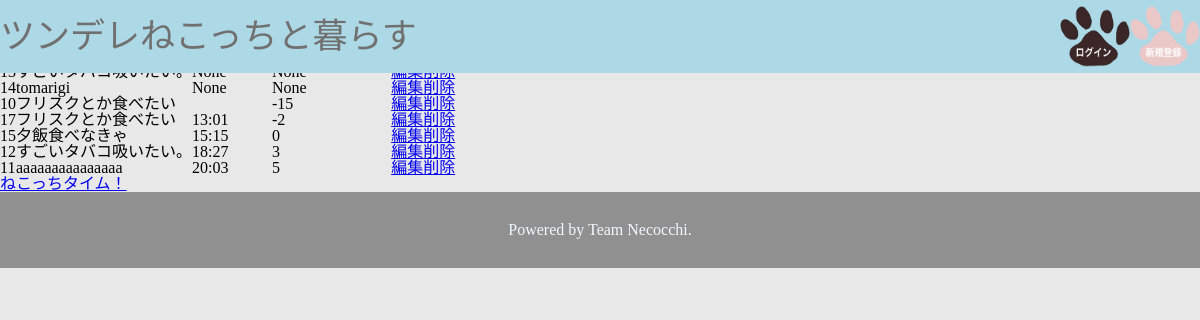
/list (signed in), run on the app's committed database.
### tables this page shows
CREATE TABLE "task" (
	"id"	INTEGER,
	"task"	TEXT,
	"time"	INTEGER,
	"user_id"	INTEGER,
	"now_time"	INTEGER,
	"left_time"	INTEGER,
	PRIMARY KEY("id" AUTOINCREMENT)
);

### necocchi.py (the view)
@app.route('/list')
def list():
    if 'user_id' in session:
        user_id = session['user_id']
        now = datetime.now()
        now_onlytime = now.strftime("%H:%M")
        conn = sqlite3.connect('necocchi.db')
        c = conn.cursor()
        c.execute("SELECT name from users where id = ?", (user_id,))
        user_name = c.fetchone()[0]
        c.execute("UPDATE task SET now_time = ?", (now_onlytime,))
        conn.commit()
        c.execute("UPDATE task SET left_time = time - now_time")
        conn.commit()
        c.execute(
            "SELECT id, task, time, left_time FROM task where user_id = ? ORDER BY time ASC", (user_id,))
        tasklist = []
        for row in c.fetchall():
            tasklist.append(
                {"id": row[0], "task": row[1], "time": row[2], "left_time": row[3]})
        c.close()
        return render_template('list.html', html_tasklist=tasklist, user_name=user_name)
    else:
        return redirect('/login')

### templates/list.html
<!DOCTYPE html>
{% extends 'base.html' %}
{% block content %}
<p>{{user_name}}さんこんにちは</p>
<table border ="1">
    <td>id</td>
    <td>やること</td>
    <td>いつまで？</td>
    <td>あとどれぐらい?</td>
{% for item in html_tasklist %}
<tr>
    <td>{{item["id"]}}</td>
    <td>{{item["task"]}}</td>
    <td>{{item["time"]}}</td>
    <td>{{item["left_time"]}}</td>
    <td><a href="/edit/{{item['id']}}">編集</a></td>
    <td><a href="/delete/{{item['id']}}">削除</a></td>
</tr>
{% endfor %}
<a href="/add">タスクの追加</a><br>
<a href="/logout">ログアウト</a>
</table>
<a href="/hearing">ねこっちタイム！</a>
{% endblock %}

### templates/base.html (shortened to what this page needs)
<!DOCTYPE html>
<html lang="en">
<head>
    <link rel="stylesheet" type="text/css" media="screen and ( min-width:769px )" href="../static/css/style-pc.css">
	<link rel="stylesheet" type="text/css" media="screen and ( max-width:768px )" href="../static/css/style-sp.css">
</head>
<body>
    <header>
        <div class="header">
            <p class="logo">ツンデレねこっちと暮らす</p>
            <a href="/login"><img src="../static/img/header_login.png" alt=""></a>
            <a href="/regist"><img src="../static/img/header_regist.png" alt=""></a>
        </div>
    </header>
    {% block content %}
    {% endblock %}
</body>
<footer>
    <div class="footer">
        <p class="copyright"> Powered by Team Necocchi.</p>
    </div>
</footer>
</html>

### static/css/style-pc.css (style rules this page uses)
html, body, div, span, applet, object, iframe, h1, h2, h3, h4, h5, h6, p, blockquote, pre, a, abbr, acronym, address, big, cite, code, del, dfn, em, img, ins, kbd, q, s, samp, small, strike, strong, sub, sup, tt, var, b, u, i, center, dl, dt, dd, ol, ul, li, fieldset, form, label, legend, table, caption, tbody, tfoot, thead, tr, th, td, article, aside, canvas, details, embed, figure, figcaption, footer, header, hgroup, menu, nav, output, ruby, section, summary, time, mark, audio, video { margin: 0; padding: 0; border: 0; font-size: 100%; font: inherit; vertical-align: baseline; }
article, aside, details, figcaption, figure, footer, header, hgroup, menu, nav, section { display: block; }
body { line-height: 1; }
table { border-collapse: collapse; border-spacing: 0; }
body { background-color: #e8e8e8; }
.header { display: flex; background-color: lightblue; position: fixed; width: 100%; }
.header img { width: 70px; height: 70px; }
.header .logo { display: flex; align-items: center; margin-right: 500px; width: 100%; font-size: 35px; color: #707070; }
.copyright { width: 100%; background-color: #909090; color: aliceblue; text-align: center; padding: 30px 0; bottom: 0; }

### data on the page
task: id "14", task "tomarigi", time "None", left_time "None"
task: id "10", task "フリスクとか食べたい", left_time "-15"
task: id "17", task "フリスクとか食べたい", time "13:01", left_time "-2"
task: id "15", task "夕飯食べなきゃ", time "15:15", left_time "0"
task: id "12", task "すごいタバコ吸いたい。", time "18:27", left_time "3"
task: id "11", task "aaaaaaaaaaaaaaa", time "20:03", left_time "5"
